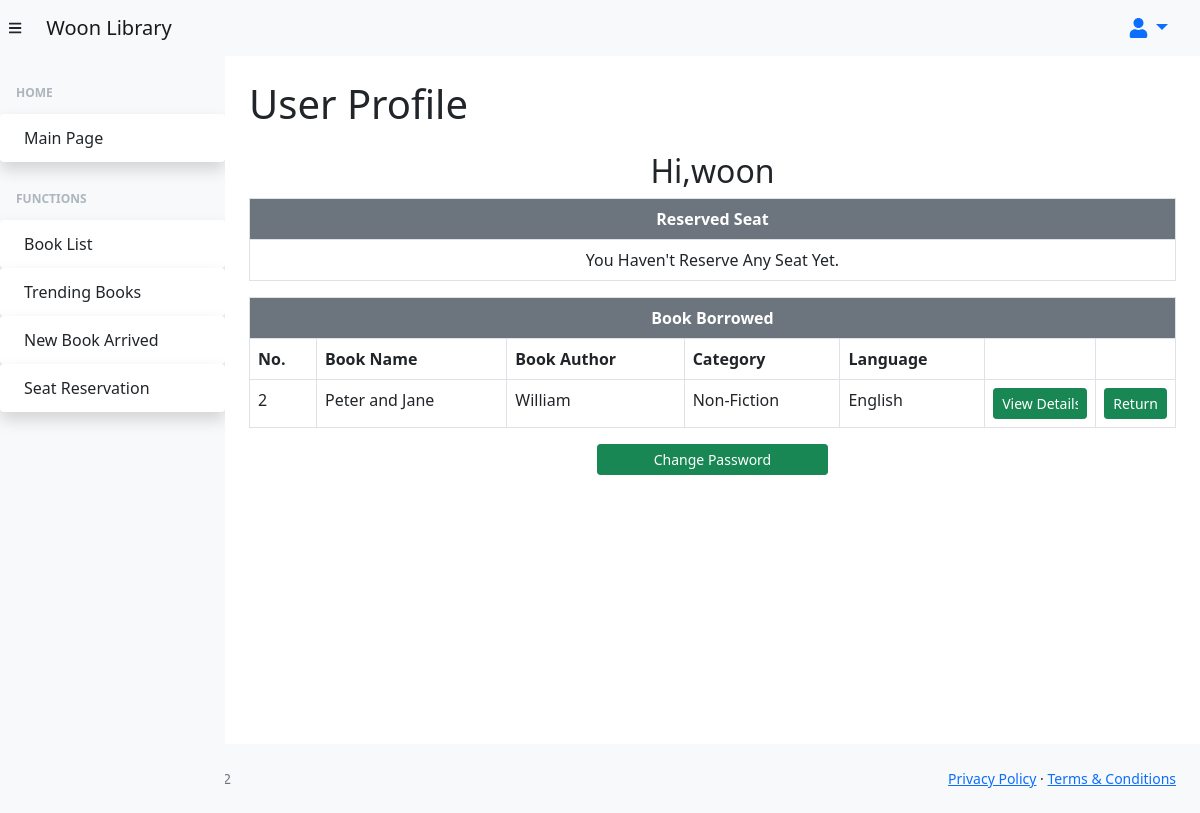
The page /userprofile.php (signed in) on the database its author committed.
### tables this page shows
CREATE TABLE `users` (
  `Users_ID` int(10) NOT NULL,
  `Username` varchar(255) NOT NULL,
  `User_Password` varchar(255) NOT NULL
);

CREATE TABLE `book` (
  `Book_ID` int(10) NOT NULL,
  `Book_Name` varchar(255) NOT NULL,
  `Book_Author` varchar(255) DEFAULT NULL,
  `Book_Category` text NOT NULL,
  `Book_Condition` tinytext NOT NULL,
  `Book_Description` varchar(2000) DEFAULT NULL,
  `Book_Language` tinytext NOT NULL,
  `Times_Borrowed` int(10) DEFAULT NULL,
  `Times_Arrived` datetime DEFAULT NULL,
  `Borrower` int(10) DEFAULT NULL
);

### userprofile.php (the view, shortened to what this page needs)
<!DOCTYPE html>
<html lang="en">
<?php
    include "librarydb.php";
    $current_user=$_SESSION['current_id'];
    $getusername = mysqli_query($con, "SELECT * FROM users WHERE Users_ID = '$current_user'")or die(mysqli_error($con));
    $userdetail=mysqli_fetch_array($getusername);
    $getName = $userdetail['Username'];
?>
    <head>
        <link href="https://cdn.jsdelivr.net/npm/simple-datatables@latest/dist/style.css" rel="stylesheet" />
        <link href="css/styles.css" rel="stylesheet" />
    </head>
    <body class="sb-nav-fixed">
        <nav class="sb-topnav navbar navbar-expand navbar-light bg-light">
            <button class="btn btn-link btn-sm order-1 order-lg-0 me-4 me-lg-0" id="sidebarToggle" href="#!"><i class="fas fa-bars"></i></button>
            <a class="navbar-brand ps-3" href="index.php">Woon Library</a>
            <ul id="userprofile"class="nav justify-content-end btn-lg">
                <li class="nav-item dropdown">
                    <a class="nav-link dropdown-toggle" id="navbarDropdown" href="#" role="button" data-bs-toggle="dropdown" aria-expanded="false"><i class="fas fa-user fa-fw"></i></a>
                </li>
            </ul>
        </nav>
        <div id="layoutSidenav">
            <div id="layoutSidenav_nav">
                <nav class="sb-sidenav accordion sb-sidenav-light" id="sidenavAccordion">
                    <div class="sb-sidenav-menu">
                        <div class="nav">
                            <div class="sb-sidenav-menu-heading">Home</div>
                            <a class="nav-link shadow bg-white rounded" href="index.php">
                                Main Page
                            </a>
                            <div class="sb-sidenav-menu-heading">Functions</div>
                            <a class="nav-link shadow bg-white rounded" href="booklist.php">
                                Book List
                            </a>
                            <a class="nav-link shadow bg-white rounded" href="trendingbook.php">
                                Trending Books
                            </a>
                            <a class="nav-link shadow bg-white rounded" href="newbook.php">
                                New Book Arrived
                            </a>
                            <a class="nav-link shadow bg-white rounded" href="seatreserve.php">
                                Seat Reservation
                            </a>
                    </div>
                </nav>
            </div>
            <div id="layoutSidenav_content">
                <main>
                    <div class="container-fluid px-4">
                        <h1 class="mt-4">User Profile</h1>
                        <h2 class="mt-4 text-center">Hi,<?php echo $getName ?></h2>
                        <div class="row">
                            <div class="col-xl-60 col-md-60">
                                <?php
                                $sqltran = mysqli_query($con, "SELECT * FROM seat WHERE Seater = $current_user")or die(mysqli_error($con));
                                $row = mysqli_fetch_array($sqltran);
                                echo "<table class='table table-hover table-bordered text-center'>";
                                echo "<th colspan='2' scope='col' class='bg-secondary text-white' style=''>Reserved Seat</th>";
                                do{
                                if($row==null){
                                    echo "<tr><td class='text-center'>You Haven't Reserve Any Seat Yet.</td></tr>";
                                }else{
                                    echo "<tr><td>" . $row['Seat_Num'] . "</td>";
                                    echo "<form action='' method='post'>";
                                    echo "<td style='width:10%'><input class='btn btn-success btn-sm' name='cancelNOW' type='submit' value='Cancel'/></td>";
                                    echo "</form>";
                                    echo "</tr>";
                                }
                            }while($row = mysqli_fetch_array($sqltran));
                                echo "</table>";
                            ?>
                            </div>
                        </div>
                        <div class="col-xl-60 col-md-60">
                        <?php
                                $sqltran2 = mysqli_query($con, "SELECT * FROM book WHERE Borrower = $current_user")or die(mysqli_error($con));
                                $row = mysqli_fetch_array($sqltran2);
                                    if($row==null){
                                        echo "<table class='table table-hover table-bordered'>";
                                        echo "<th colspan='5' class='bg-secondary text-white text-center'>Book History</th>";
                                        echo "<tr><th>No.</th><th>Book Name</th><th>Book Author</th><th>Category</th><th>Language</th></tr>";
                                        echo "<td colspan='5' class='text-center'>You Haven't Borrow Any Book Yet.</td>";
                                        echo "</table>";
                                    }else{
                                            echo "<table class='table table-hover table-bordered'>";
                                            echo "<th colspan='7' class='bg-secondary text-white text-center' style=''>Book Borrowed</th>";
                                            echo "<tr><th>No.</th><th>Book Name</th><th>Book Author</th><th>Category</th><th>Language</th><th></th><th></th></tr>";
                                            do
                                            {
                                                echo "<tr class='BookRow'>";
                                                echo "<td>" . $row['Book_ID'] . "</td>";
                                                echo "<td>" . $row['Book_Name'] . "</td>";
                                                echo "<td>" . $row['Book_Author'] . "</td>";
                                                echo "<td>" . $row['Book_Category'] . "</td>";
                                                echo "<td>" . $row['Book_Language'] . "</td>";
                                                echo "<td style='width:12%' ><input class='btn btn-success btn-sm' style='width:100%' role='button' onclick=window.location='bookdetails.php?id=".$row["Book_ID"]."&condition=".$row["Book_Condition"]."' value='View Details'/></td>";
                                                echo "<form action='' method='post'>";
                                                echo "<td style='width:8%'><input class='btn btn-success btn-sm' style='width:100%' name='returnNOW' type='submit' value='Return'/></td>";
                                                echo "</form>";
                                                echo "</tr>";
                                            }while($row = mysqli_fetch_array($sqltran2));
                                            echo "</table>";
                                        }
                                         ?>
                        </div>
                        <div class='col text-center'>
                            <input class="btn btn-success btn-sm" style="width:25%" role="button" onclick=window.location='changepass.php' value="Change Password"/>
                        </div>
                        </div>
                        </div>
                    </div>
                <footer class="py-4 bg-light mt-auto">
                    <div class="container-fluid px-4">
                        <div class="d-flex align-items-center justify-content-between small">
                            <div class="text-muted">Copyright &copy; Woon Library 2022</div>
                            <div>
                                <a href="#">Privacy Policy</a>
                                &middot;
                                <a href="#">Terms &amp; Conditions</a>
                            </div>
                        </div>
                    </div>
                </footer>
    </body>
</html>

### rows shown on the page
users: Username "woon"
book: Book_ID "2", Book_Name "Peter and Jane", Book_Author "William", Book_Category "Non-Fiction", Book_Language "English"
